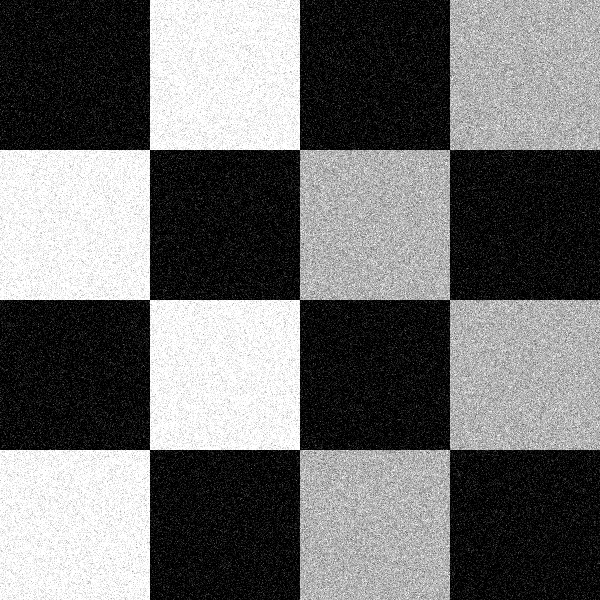
#> input picture ImageProcessing/images/checkerboard-noisy2.tif, 600 x 600 px, found by its file name
$ jupyter execute 8_feature_extraction.ipynb
#> lines starting #> are read from the running program, lines starting #| are printed output that depends on the picture
## Introduction to Image Processing with Python
### Image Processing (RM1-VIS)
### University of Southern Denmark

[cell 1]
import numpy as np
import matplotlib.pyplot as plt
import skimage
from random import randint

[cell 2]
def plotImage(image, title):
    if(len(image.shape) == 2):
        plt.imshow(image, cmap='gray')
    else:
        plt.imshow(image)
    plt.title(title)
    plt.axis('off')
    plt.show()

Implement Harris corner detector. Find suitable values for k and T to detect all of and only the saddle points in the image.

[cell 3]
image = skimage.io.imread('images/checkerboard-noisy2.tif')
#> image is the input picture: shape (600, 600); min 0, max 255, mean 110.9
plotImage(image, "image")

[cell 4]
def harris_corners(img, k, T):
    return cornerLocs

Implement the SIFT detector and descriptor.
* Tip: ignore scale eqivariance to begin and compute everything at a single octave.
* Tip: to begin, skip refining feature locations using the quadratic fit (Eq (11-74)).
* Tip: to begin, skip interpolating histogram orientation peaks (p 891).
* Tip: use (initial) parameter values as mentioned in the book.
* Tip: useful functions: scipy.ndimage.gaussian_filter(input, sigma, order=[1 1]), skimage.filters.sobel()
* Visualize the found features using circles with directional lines.

[cell 5]
image = skimage.io.imread('images/building-600by600.png')
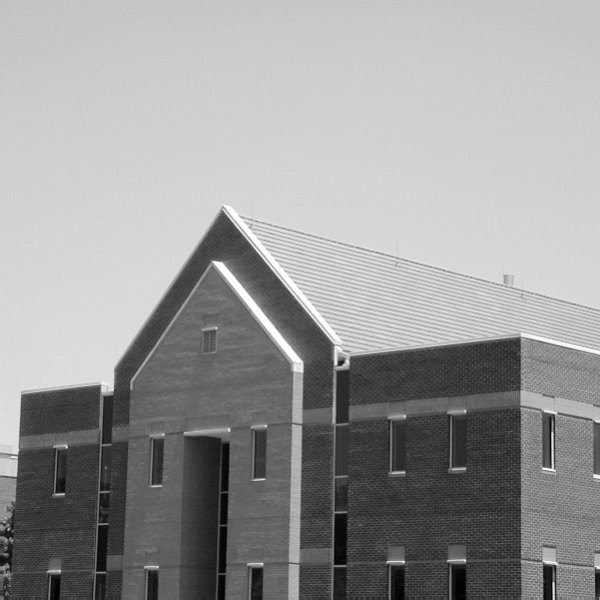
#> input picture ImageProcessing/images/building-600by600.png, 600 x 600 px, found by its file name
#> image is the input picture: shape (600, 600); min 0, max 255, mean 152.9
plotImage(image, "image")

Compute the SIFT features on the rotated and scaled image as well and match between original and rotated. This should allow you to recover scale, translation and rotation parameters.

[cell 6]
tform = skimage.transform.AffineTransform(scale=(1.3, 1.1), rotation=-0.3, translation=(-80, 200))
print(tform)
imageTransformed = skimage.transform.warp(image, tform)
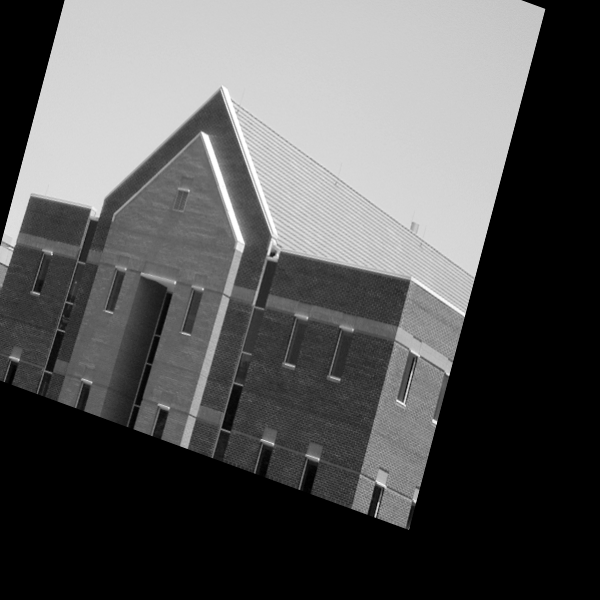
#> imageTransformed: shape (600, 600) float64; min 0, max 1, mean 0.341
plotImage(imageTransformed, "imageTransformed")
